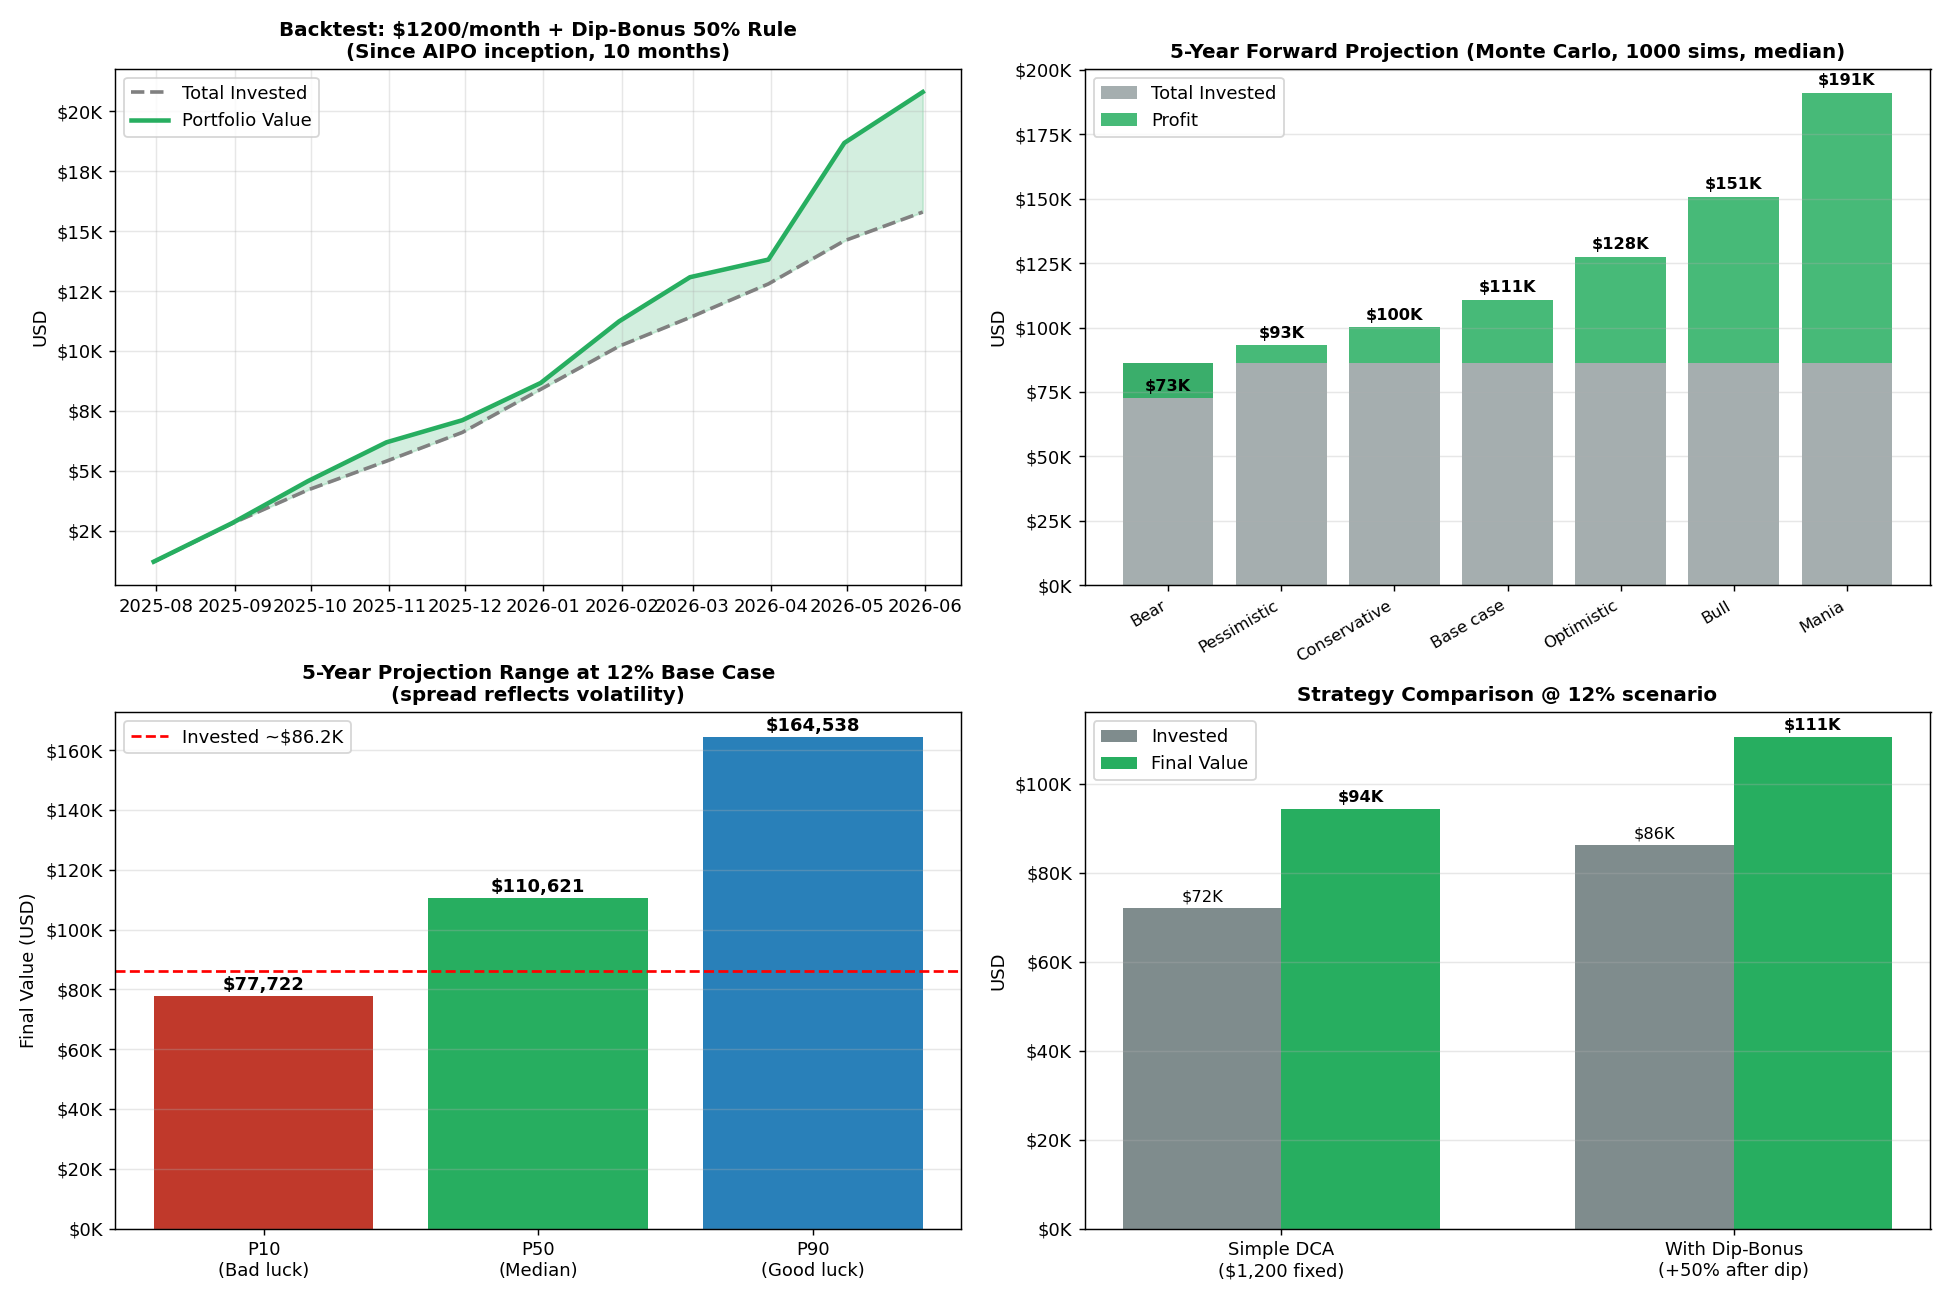

This chart was generated by the following Python code:
"""
DCA + Buy-the-Dip Strategy Simulation
VOLT + AIPO + QQQ, $1200/month split 3 ways
Rule: if an ETF closes the month down, next month add 50% extra to that ETF
"""
import yfinance as yf
import pandas as pd
import numpy as np
import matplotlib.pyplot as plt

plt.rcParams['font.sans-serif'] = ['DejaVu Sans']

# ============================================================
# 1) DOWNLOAD DATA
# ============================================================
TICKERS = ["VOLT", "AIPO", "QQQ"]
print("Downloading data...")
data = yf.download(TICKERS, start="2020-01-01", auto_adjust=True, progress=False)["Close"]

# ============================================================
# 2) BACKTEST: $1200/month split 3 ways with buy-the-dip rule
# ============================================================
def simulate_dca_with_dip(prices, base_monthly=1200, dip_bonus_pct=0.5):
    """
    Each month buy on the 1st (or first trading day).
    If a particular ETF closed the month DOWN (vs its month-start price),
    next month add 50% extra to THAT ETF.
    """
    base_per_etf = base_monthly / 3  # $400 each

    # Get first trading day of each month
    monthly_first = prices.resample('MS').apply(
        lambda x: x.dropna().iloc[0] if len(x.dropna()) > 0 else np.nan
    )
    monthly_last = prices.resample('M').apply(
        lambda x: x.dropna().iloc[-1] if len(x.dropna()) > 0 else np.nan
    )

    months = monthly_first.index
    results = []
    shares = {t: 0.0 for t in TICKERS}
    next_bonus = {t: 0.0 for t in TICKERS}  # extra $ for next month
    total_invested = 0.0
    total_dip_months = {t: 0 for t in TICKERS}

    for i, m in enumerate(months):
        for t in TICKERS:
            price_first = monthly_first.loc[m, t] if t in monthly_first.columns else np.nan
            if pd.isna(price_first):
                continue
            # Amount to buy: base + any bonus from previous month's dip
            buy_amount = base_per_etf + next_bonus[t]
            shares_bought = buy_amount / price_first
            shares[t] += shares_bought
            total_invested += buy_amount

        # After buying, determine if THIS month was down (close < open)
        # to decide bonus for NEXT month
        next_bonus = {t: 0.0 for t in TICKERS}  # reset
        if i < len(months):
            try:
                # Use month-end close
                month_end_idx = monthly_last.index[i] if i < len(monthly_last) else None
                if month_end_idx is not None:
                    for t in TICKERS:
                        p_first = monthly_first.loc[m, t] if t in monthly_first.columns else np.nan
                        p_last = monthly_last.iloc[i][t] if t in monthly_last.columns else np.nan
                        if not pd.isna(p_first) and not pd.isna(p_last):
                            if p_last < p_first:
                                next_bonus[t] = base_per_etf * dip_bonus_pct  # $200 extra next month
                                total_dip_months[t] += 1
            except Exception:
                pass

        # Current portfolio value (using latest close)
        latest_prices = prices.iloc[-1]
        value = sum(shares[t] * latest_prices[t] for t in TICKERS if t in latest_prices.index)
        results.append({
            'month': m,
            'invested_to_date': total_invested,
            'shares_VOLT': shares.get('VOLT', 0),
            'shares_AIPO': shares.get('AIPO', 0),
            'shares_QQQ':  shares.get('QQQ',  0),
        })

    df = pd.DataFrame(results).set_index('month')
    # Add daily portfolio value (mark-to-market with latest prices each day)
    return df, shares, total_invested, total_dip_months

# Use period since AIPO inception
aipo_start = data['AIPO'].first_valid_index()
period = data.loc[aipo_start:]
print(f"AIPO inception: {aipo_start.date()}")
print(f"Backtest period: {aipo_start.date()} to {period.index[-1].date()} "
      f"({(period.index[-1]-period.index[0]).days/30.44:.1f} months)\n")

df_bt, final_shares, total_inv, dip_counts = simulate_dca_with_dip(period)
final_value = sum(final_shares[t] * period.iloc[-1][t] for t in TICKERS)

print("=" * 80)
print(f"REAL BACKTEST: ${1200}/month with Buy-the-Dip 50% rule")
print(f"Period: {aipo_start.date()} to {period.index[-1].date()}")
print("=" * 80)
print(f"Total months invested:        {len(df_bt)}")
print(f"Total invested:               ${total_inv:>12,.2f}")
print(f"Final portfolio value:        ${final_value:>12,.2f}")
print(f"Profit:                       ${final_value-total_inv:>12,.2f}")
print(f"Total return:                 {(final_value/total_inv-1)*100:>12.2f}%")
months_real = len(df_bt)
years_real = months_real / 12
ann = ((final_value / total_inv) ** (1/years_real) - 1) * 100 if years_real > 0 else 0
print(f"Annualized return:            {ann:>12.2f}%")
print()
print("Months each ETF was DOWN (triggering dip-bonus next month):")
for t in TICKERS:
    print(f"  {t}: {dip_counts[t]} / {len(df_bt)} months ({dip_counts[t]/len(df_bt)*100:.0f}%)")
print()

# ============================================================
# 3) FORWARD 5-YEAR PROJECTION (60 months) — multiple scenarios
# ============================================================
print("=" * 80)
print("5-YEAR FORWARD PROJECTION (60 months)")
print("=" * 80)

# Historical "dip frequency" — fraction of months a stock fund closes down
# QQQ historical: ~40% of months are down
DIP_FREQ = 0.40
N_MONTHS = 60
BASE_PER_MONTH = 1200
PER_ETF = BASE_PER_MONTH / 3  # $400

# Average extra investment per month from dip-bonus rule:
# Each ETF independently has 40% chance of being down → triggers $200 next month
# Expected extra per month = 3 ETFs × 0.40 × $200 = $240
expected_total_invested = (BASE_PER_MONTH + 3 * DIP_FREQ * PER_ETF * 0.5) * N_MONTHS

print(f"Base monthly: ${BASE_PER_MONTH} ($400 per ETF × 3 ETFs)")
print(f"Dip bonus: 50% extra to any ETF that closed down last month")
print(f"Assuming ~40% of months an ETF is down (historical avg)")
print(f"Expected avg monthly investment: ${BASE_PER_MONTH + 3*DIP_FREQ*PER_ETF*0.5:.0f}")
print(f"Expected TOTAL invested over 60 months: ${expected_total_invested:>11,.0f}")
print()

# DCA future-value formula with variable contributions is complex,
# so we use a simulation with fixed average annual return per scenario
def simulate_forward(monthly_base, n_months, annual_ret, dip_freq=0.40):
    """Simulate forward DCA with random monthly returns."""
    np.random.seed(42)
    monthly_ret = (1 + annual_ret) ** (1/12) - 1
    monthly_vol = 0.06  # ~21% annual vol assumption per ETF
    portfolio = 0.0
    invested = 0.0
    per_etf = monthly_base / 3
    last_month_down = [False, False, False]
    n_down_months = [0, 0, 0]

    for m in range(n_months):
        # Determine this month's contribution based on last month's signal
        contribution = 0
        for i in range(3):
            bonus = per_etf * 0.5 if last_month_down[i] else 0
            contribution += per_etf + bonus

        invested += contribution
        # Apply this month's random return to existing portfolio + new contribution
        ret = np.random.normal(monthly_ret, monthly_vol)
        portfolio = (portfolio + contribution) * (1 + ret)

        # Determine if "down" this month for each ETF (independent draws)
        last_month_down = [np.random.rand() < dip_freq for _ in range(3)]
        for i in range(3):
            if last_month_down[i]:
                n_down_months[i] += 1
    return invested, portfolio, sum(n_down_months) / 3

scenarios = {
    "Bear (-5%/year)":          -0.05,
    "Pessimistic (5%)":          0.05,
    "Conservative (8%)":         0.08,
    "Base case (12%)":           0.12,
    "Optimistic (18%)":          0.18,
    "Bull (25%)":                0.25,
    "Mania (35%, recent VOLT)":  0.35,
}

# Run Monte Carlo for stable results
N_SIMS = 1000
forward_results = []
print(f"{'Scenario':<28}{'Total Invested':>16}{'Final Value (median)':>22}{'Profit':>14}{'Multiple':>11}")
print("-" * 95)
for name, ann_ret in scenarios.items():
    invs, vals = [], []
    for sim in range(N_SIMS):
        np.random.seed(sim)
        monthly_ret = (1 + ann_ret) ** (1/12) - 1
        monthly_vol = 0.06
        portfolio = 0.0
        invested = 0.0
        per_etf = BASE_PER_MONTH / 3
        last_down = [False, False, False]
        for m in range(N_MONTHS):
            contribution = sum((per_etf + per_etf * 0.5 * (1 if d else 0)) for d in last_down)
            invested += contribution
            ret = np.random.normal(monthly_ret, monthly_vol)
            portfolio = (portfolio + contribution) * (1 + ret)
            last_down = [np.random.rand() < DIP_FREQ for _ in range(3)]
        invs.append(invested)
        vals.append(portfolio)
    med_inv = np.median(invs)
    med_val = np.median(vals)
    profit = med_val - med_inv
    mult = med_val / med_inv if med_inv > 0 else 0
    forward_results.append({
        'Scenario': name, 'Annual': ann_ret,
        'Total Invested': med_inv, 'Final Value': med_val,
        'Profit': profit, 'Multiple': mult,
        'P10 Value': np.percentile(vals, 10), 'P90 Value': np.percentile(vals, 90),
    })
    print(f"{name:<28}${med_inv:>15,.0f}${med_val:>21,.0f}${profit:>13,.0f}{mult:>11.2f}x")

# ============================================================
# 4) Compare with simple DCA (no dip-bonus rule)
# ============================================================
print()
print("=" * 80)
print("COMPARISON: With Dip-Bonus vs. Simple DCA (12% annual scenario)")
print("=" * 80)
def simple_dca(monthly, n_months, ann_ret, vol=0.06):
    np.random.seed(7)
    invs, vals = [], []
    monthly_ret = (1 + ann_ret) ** (1/12) - 1
    for sim in range(N_SIMS):
        np.random.seed(sim)
        portfolio = 0
        invested = 0
        for m in range(n_months):
            invested += monthly
            ret = np.random.normal(monthly_ret, vol)
            portfolio = (portfolio + monthly) * (1 + ret)
        invs.append(invested)
        vals.append(portfolio)
    return np.median(invs), np.median(vals)

inv_simple, val_simple = simple_dca(BASE_PER_MONTH, N_MONTHS, 0.12)
print(f"Simple DCA ($1200/m fixed):    invested ${inv_simple:>10,.0f}  →  ${val_simple:>10,.0f}  "
      f"(profit ${val_simple-inv_simple:,.0f})")
dip_inv = forward_results[3]['Total Invested']
dip_val = forward_results[3]['Final Value']
print(f"With Dip-Bonus rule (avg+):   invested ${dip_inv:>10,.0f}  →  ${dip_val:>10,.0f}  "
      f"(profit ${dip_val-dip_inv:,.0f})")
print()
print(f"Extra capital deployed: ${dip_inv - inv_simple:,.0f}")
print(f"Extra profit generated: ${(dip_val - val_simple):,.0f}")
print(f"ROI on extra capital:   {(dip_val-val_simple)/(dip_inv-inv_simple)*100:.1f}%")

# ============================================================
# 5) PLOTS
# ============================================================
fig, axes = plt.subplots(2, 2, figsize=(15, 10))

# Plot 1: Backtest portfolio value vs invested
ax = axes[0, 0]
months_axis = df_bt.index
# Recompute mark-to-market portfolio value over time
mtm_values = []
mtm_invested = []
shares_iter = {t: 0.0 for t in TICKERS}
inv_iter = 0.0
next_bonus = {t: 0.0 for t in TICKERS}
monthly_first = period.resample('MS').apply(lambda x: x.dropna().iloc[0] if len(x.dropna()) else np.nan)
monthly_last  = period.resample('M').apply(lambda x: x.dropna().iloc[-1] if len(x.dropna()) else np.nan)
for i, m in enumerate(monthly_first.index):
    for t in TICKERS:
        p = monthly_first.loc[m, t]
        if not pd.isna(p):
            buy_amt = PER_ETF + next_bonus[t]
            shares_iter[t] += buy_amt / p
            inv_iter += buy_amt
    # Compute next month's bonus (based on this month's performance)
    next_bonus = {t: 0.0 for t in TICKERS}
    if i < len(monthly_last):
        for t in TICKERS:
            p_first = monthly_first.loc[m, t]
            p_last = monthly_last.iloc[i][t] if i < len(monthly_last) else np.nan
            if not pd.isna(p_first) and not pd.isna(p_last) and p_last < p_first:
                next_bonus[t] = PER_ETF * 0.5
    # Mark to market at end of month
    if i < len(monthly_last):
        mtm = sum(shares_iter[t] * monthly_last.iloc[i][t] for t in TICKERS if t in monthly_last.columns and not pd.isna(monthly_last.iloc[i][t]))
        mtm_values.append(mtm)
        mtm_invested.append(inv_iter)

ax.plot(monthly_last.index[:len(mtm_values)], mtm_invested, label='Total Invested', color='gray', linewidth=2, linestyle='--')
ax.plot(monthly_last.index[:len(mtm_values)], mtm_values, label='Portfolio Value', color='#27AE60', linewidth=2.5)
ax.fill_between(monthly_last.index[:len(mtm_values)], mtm_invested, mtm_values, alpha=0.2, color='#27AE60')
ax.set_title(f'Backtest: $1200/month + Dip-Bonus 50% Rule\n'
             f'(Since AIPO inception, {(period.index[-1]-aipo_start).days/30.44:.0f} months)',
             fontsize=11, fontweight='bold')
ax.set_ylabel('USD')
ax.legend()
ax.grid(alpha=0.3)
ax.yaxis.set_major_formatter(plt.FuncFormatter(lambda x, _: f'${x/1000:.0f}K'))

# Plot 2: 5-year forward scenarios
ax = axes[0, 1]
names = [r['Scenario'].split(' (')[0] for r in forward_results]
invested_arr = [r['Total Invested'] for r in forward_results]
values_arr = [r['Final Value'] for r in forward_results]
x = np.arange(len(names))
ax.bar(x, invested_arr, label='Total Invested', color='#7F8C8D', alpha=0.7)
ax.bar(x, [v - i for v, i in zip(values_arr, invested_arr)], bottom=invested_arr,
       label='Profit', color='#27AE60', alpha=0.85)
for i, (inv, val) in enumerate(zip(invested_arr, values_arr)):
    ax.text(i, val + 3000, f'${val/1000:.0f}K', ha='center', fontsize=9, fontweight='bold')
ax.set_xticks(x)
ax.set_xticklabels(names, rotation=30, ha='right', fontsize=9)
ax.set_title('5-Year Forward Projection (Monte Carlo, 1000 sims, median)',
             fontsize=11, fontweight='bold')
ax.set_ylabel('USD')
ax.legend()
ax.grid(alpha=0.3, axis='y')
ax.yaxis.set_major_formatter(plt.FuncFormatter(lambda x, _: f'${x/1000:.0f}K'))

# Plot 3: Confidence interval (P10/P50/P90) at 12% scenario
ax = axes[1, 0]
labels_ci = ['P10\n(Bad luck)', 'P50\n(Median)', 'P90\n(Good luck)']
base_ci = [forward_results[3]['P10 Value'], forward_results[3]['Final Value'], forward_results[3]['P90 Value']]
colors_ci = ['#C0392B', '#27AE60', '#2980B9']
bars = ax.bar(labels_ci, base_ci, color=colors_ci)
ax.axhline(forward_results[3]['Total Invested'], color='red', linestyle='--', label=f'Invested ~${forward_results[3]["Total Invested"]/1000:.1f}K')
for bar, v in zip(bars, base_ci):
    ax.text(bar.get_x() + bar.get_width()/2, bar.get_height() + 2000,
            f'${v:,.0f}', ha='center', fontsize=10, fontweight='bold')
ax.set_title('5-Year Projection Range at 12% Base Case\n(spread reflects volatility)',
             fontsize=11, fontweight='bold')
ax.set_ylabel('Final Value (USD)')
ax.legend()
ax.grid(alpha=0.3, axis='y')
ax.yaxis.set_major_formatter(plt.FuncFormatter(lambda x, _: f'${x/1000:.0f}K'))

# Plot 4: Comparison Dip vs Simple DCA
ax = axes[1, 1]
strategies_compare = ['Simple DCA\n($1,200 fixed)', 'With Dip-Bonus\n(+50% after dip)']
inv_vals = [inv_simple, dip_inv]
final_vals = [val_simple, dip_val]
profit_vals = [v - i for v, i in zip(final_vals, inv_vals)]
x = np.arange(len(strategies_compare))
w = 0.35
ax.bar(x - w/2, inv_vals, w, label='Invested', color='#7F8C8D')
ax.bar(x + w/2, final_vals, w, label='Final Value', color='#27AE60')
for i, (inv, val) in enumerate(zip(inv_vals, final_vals)):
    ax.text(i - w/2, inv + 1500, f'${inv/1000:.0f}K', ha='center', fontsize=9)
    ax.text(i + w/2, val + 1500, f'${val/1000:.0f}K', ha='center', fontsize=9, fontweight='bold')
ax.set_xticks(x)
ax.set_xticklabels(strategies_compare)
ax.set_title('Strategy Comparison @ 12% scenario',
             fontsize=11, fontweight='bold')
ax.set_ylabel('USD')
ax.legend()
ax.grid(alpha=0.3, axis='y')
ax.yaxis.set_major_formatter(plt.FuncFormatter(lambda x, _: f'${x/1000:.0f}K'))

plt.tight_layout()
plt.savefig("/projects/sandbox/MING/dca_dip_strategy.png", dpi=130)
plt.close()
print("\nSaved chart: dca_dip_strategy.png")

# ============================================================
# 6) EXPORT
# ============================================================
out_path = "/projects/sandbox/MING/DCA_Dip_Strategy.xlsx"
with pd.ExcelWriter(out_path, engine='openpyxl') as writer:
    pd.DataFrame(forward_results).to_excel(writer, sheet_name='5Y Forward Projection', index=False)
    summary = pd.DataFrame([{
        'Strategy': 'VOLT+AIPO+QQQ DCA + Dip 50%',
        'Period (real backtest)': f'{aipo_start.date()} to {period.index[-1].date()}',
        'Months': len(df_bt),
        'Total Invested': total_inv,
        'Final Value': final_value,
        'Profit': final_value - total_inv,
        'Total Return %': (final_value/total_inv-1)*100,
        'Annualized %': ann,
    }])
    summary.to_excel(writer, sheet_name='Real Backtest', index=False)
print(f"Saved Excel: {out_path}")
